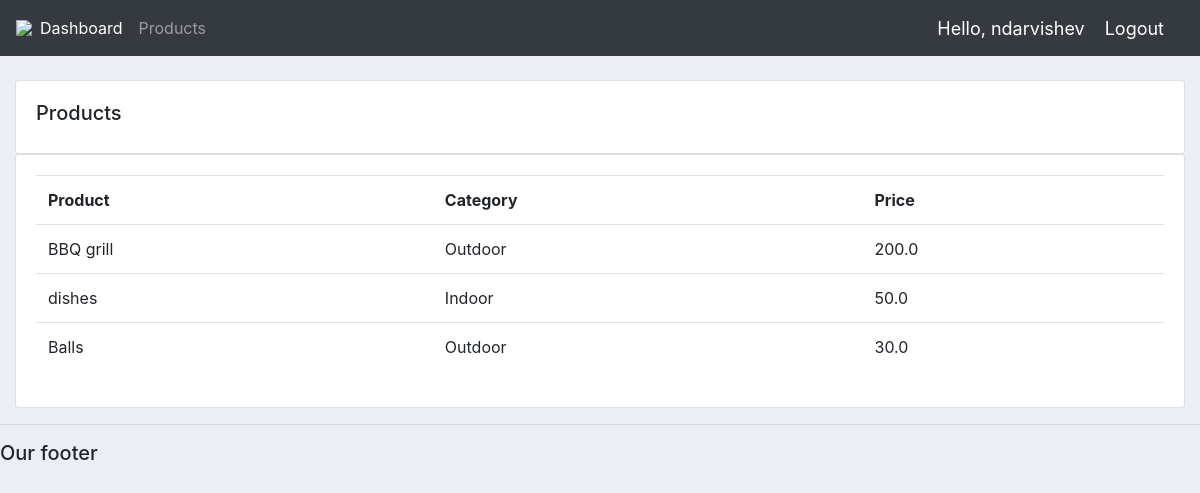
Screenshot of /products/ (signed in) with the database file from the repository.
### accounts/models.py (models this page shows, shortened)
class Product(models.Model):
    CATEGORY = (
                ('Indoor','Indoor'),
                ('Outdoor', 'Outdoor'),
                )
    name= models.CharField(max_length=200, null=True)
    price = models.FloatField(null=True)
    category = models.CharField(max_length=200, null=True, choices = CATEGORY)
    description = models.CharField(max_length=200, null=True, blank = True)
    date_created = models.DateTimeField(auto_now_add=True, null=True)
    tags = models.ManyToManyField(Tag)

### accounts/decorators.py (the view)
		def wrapper_func(request, *args, **kwargs):
			group = None
			if request.user.groups.exists():
				group = request.user.groups.all()[0].name
			if group in allowed_roles:
				return view_func(request, *args, **kwargs)
			else:
				return HttpResponse('You are not authorized to view this page')

### accounts/views.py (called while the page is built)
@login_required(login_url='login')
@allowed_users(allowed_roles=['admin'])
def products(request):
	products = Product.objects.all()
	return render(request, 'accounts/products.html', {'products':products})

### accounts/templates/accounts/products.html
{%  extends 'accounts/main.html' %}
{% block content %}
		<br>
		<div class="row">
			<div class="col-md">
				<div class="card card-body">
					<h5>Products</h5>
				</div>
				<div class="card card-body">
					<table class="table">
						<tr>
							<th>Product</th>
							<th>Category</th>
							<th>Price</th>
						</tr>
						{% for i in products %}
							<tr>
								<td>{{i.name}}</td>
								<td>{{i.category}}</td>
								<td>{{i.price}}</td>
							</tr>
						{% endfor %}
					</table>
				</div>
			</div>
		</div>
{% endblock content %}

### accounts/templates/accounts/navbar.html (shortened to what this page needs)
{% load static %}
<nav class="navbar navbar-expand-lg navbar-dark bg-dark">
 <img src="{% static 'images/logo.png' %}">
  <div class="collapse navbar-collapse" id="navbarNav">
    <ul class="navbar-nav">
      {% if request.user.is_staff %}
      <li class="nav-item active">
        <a class="nav-link" href="{% url 'home' %}">Dashboard</a>
      </li>
      <li class="nav-item">
        <a class="nav-link" href="{% url 'products' %}">Products</a>
      </li>
      {% else %}
       <li class="nav-item">
        <a class="nav-link" href="{% url 'account' %}">Settings</a>
      </li>
      {% endif %}
    </ul>
  </div>
  <span class="hello-msg">Hello, {{request.user}}</span>
  <span ><a  class="hello-msg" href="{% url 'logout' %}">Logout</a></span>
</nav>

### static/css/main.css (style rules this page uses)
body { background-color: #ebeff5; }

### accounts/templates/accounts/navbar.html (style rules this page uses)
.hello-msg { font-size: 18px; color: #fff; margin-right: 20px; }

### rows the page displays
Product: name "BBQ grill", category "Outdoor", price "200.0"
Product: name "dishes", category "Indoor", price "50.0"
Product: name "Balls", category "Outdoor", price "30.0"

### other values shown
{{ request.user }} "ndarvishev"
